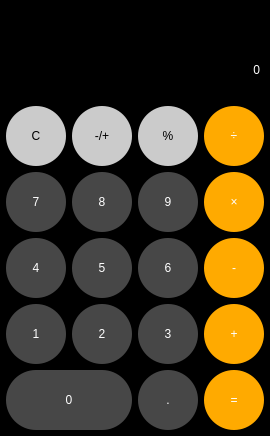
<?xml version="1.0" encoding="UTF-8"?>
<ui version="4.0">
 <class>MainWindow</class>
 <widget class="QMainWindow" name="MainWindow">
  <property name="geometry">
   <rect>
    <x>0</x>
    <y>0</y>
    <width>270</width>
    <height>436</height>
   </rect>
  </property>
  <property name="windowTitle">
   <string>MainWindow</string>
  </property>
  <property name="styleSheet">
   <string notr="true">background-color: rgb(0, 0, 0);</string>
  </property>
  <widget class="QWidget" name="centralwidget">
   <widget class="QLabel" name="label">
    <property name="geometry">
     <rect>
      <x>10</x>
      <y>40</y>
      <width>250</width>
      <height>60</height>
     </rect>
    </property>
    <property name="styleSheet">
     <string notr="true">QLabel{
background-color: rgb(0, 0, 0);
	color: rgb(255, 255, 255);
	font: 75 40pt &quot;MS Shell Dlg 2&quot;;
}</string>
    </property>
    <property name="text">
     <string>0</string>
    </property>
    <property name="alignment">
     <set>Qt::AlignRight|Qt::AlignTrailing|Qt::AlignVCenter</set>
    </property>
   </widget>
   <widget class="QPushButton" name="pushButton_clean">
    <property name="geometry">
     <rect>
      <x>6</x>
      <y>106</y>
      <width>60</width>
      <height>60</height>
     </rect>
    </property>
    <property name="styleSheet">
     <string notr="true">QPushButton{
background-color: rgb(203, 203, 203);
	color: rgb(0, 0, 0);
	font: 75 18pt &quot;MS Shell Dlg 2&quot;;
    border-radius: 30px;
}
QPushButton:pressed{
background-color: rgb(227, 227, 227);
	color: rgb(0, 0, 0);
	font: 75 18pt &quot;MS Shell Dlg 2&quot;;
    border-radius: 30px;
}</string>
    </property>
    <property name="text">
     <string>C</string>
    </property>
   </widget>
   <widget class="QPushButton" name="pushButton_7">
    <property name="geometry">
     <rect>
      <x>6</x>
      <y>172</y>
      <width>60</width>
      <height>60</height>
     </rect>
    </property>
    <property name="styleSheet">
     <string notr="true">QPushButton{
background-color: rgb(71, 71, 71);
	color: rgb(255, 255, 255);
	font: 75 18pt &quot;MS Shell Dlg 2&quot;;
    border-radius: 30px;
}
QPushButton:pressed{
background-color: rgb(108, 108, 108);
	color: rgb(255, 255, 255);
	font: 75 18pt &quot;MS Shell Dlg 2&quot;;
    border-radius: 30px;
}</string>
    </property>
    <property name="text">
     <string>7</string>
    </property>
   </widget>
   <widget class="QPushButton" name="pushButton_4">
    <property name="geometry">
     <rect>
      <x>6</x>
      <y>238</y>
      <width>60</width>
      <height>60</height>
     </rect>
    </property>
    <property name="styleSheet">
     <string notr="true">QPushButton{
background-color: rgb(71, 71, 71);
	color: rgb(255, 255, 255);
	font: 75 18pt &quot;MS Shell Dlg 2&quot;;
    border-radius: 30px;
}
QPushButton:pressed{
background-color: rgb(108, 108, 108);
	color: rgb(255, 255, 255);
	font: 75 18pt &quot;MS Shell Dlg 2&quot;;
    border-radius: 30px;
}</string>
    </property>
    <property name="text">
     <string>4</string>
    </property>
   </widget>
   <widget class="QPushButton" name="pushButton_1">
    <property name="geometry">
     <rect>
      <x>6</x>
      <y>304</y>
      <width>60</width>
      <height>60</height>
     </rect>
    </property>
    <property name="styleSheet">
     <string notr="true">QPushButton{
background-color: rgb(71, 71, 71);
	color: rgb(255, 255, 255);
	font: 75 18pt &quot;MS Shell Dlg 2&quot;;
    border-radius: 30px;
}
QPushButton:pressed{
background-color: rgb(108, 108, 108);
	color: rgb(255, 255, 255);
	font: 75 18pt &quot;MS Shell Dlg 2&quot;;
    border-radius: 30px;
}</string>
    </property>
    <property name="text">
     <string>1</string>
    </property>
   </widget>
   <widget class="QPushButton" name="pushButton_0">
    <property name="geometry">
     <rect>
      <x>6</x>
      <y>370</y>
      <width>126</width>
      <height>60</height>
     </rect>
    </property>
    <property name="styleSheet">
     <string notr="true">QPushButton{
background-color: rgb(71, 71, 71);
	color: rgb(255, 255, 255);
	font: 75 18pt &quot;MS Shell Dlg 2&quot;;
    border-radius: 30px;
}
QPushButton:pressed{
background-color: rgb(108, 108, 108);
	color: rgb(255, 255, 255);
	font: 75 18pt &quot;MS Shell Dlg 2&quot;;
    border-radius: 30px;
}</string>
    </property>
    <property name="text">
     <string>0</string>
    </property>
   </widget>
   <widget class="QPushButton" name="pushButton_mark">
    <property name="geometry">
     <rect>
      <x>72</x>
      <y>106</y>
      <width>60</width>
      <height>60</height>
     </rect>
    </property>
    <property name="styleSheet">
     <string notr="true">QPushButton{
background-color: rgb(203, 203, 203);
	color: rgb(0, 0, 0);
	font: 75 18pt &quot;MS Shell Dlg 2&quot;;
    border-radius: 30px;
}
QPushButton:pressed{
background-color: rgb(230, 230, 230);
	color: rgb(0, 0, 0);
	font: 75 18pt &quot;MS Shell Dlg 2&quot;;
    border-radius: 30px;
}</string>
    </property>
    <property name="text">
     <string>-/+</string>
    </property>
   </widget>
   <widget class="QPushButton" name="pushButton_8">
    <property name="geometry">
     <rect>
      <x>72</x>
      <y>172</y>
      <width>60</width>
      <height>60</height>
     </rect>
    </property>
    <property name="styleSheet">
     <string notr="true">QPushButton{
background-color: rgb(71, 71, 71);
	color: rgb(255, 255, 255);
	font: 75 18pt &quot;MS Shell Dlg 2&quot;;
    border-radius: 30px;
}
QPushButton:pressed{
background-color: rgb(108, 108, 108);
	color: rgb(255, 255, 255);
	font: 75 18pt &quot;MS Shell Dlg 2&quot;;
    border-radius: 30px;
}</string>
    </property>
    <property name="text">
     <string>8</string>
    </property>
   </widget>
   <widget class="QPushButton" name="pushButton_5">
    <property name="geometry">
     <rect>
      <x>72</x>
      <y>238</y>
      <width>60</width>
      <height>60</height>
     </rect>
    </property>
    <property name="styleSheet">
     <string notr="true">QPushButton{
background-color: rgb(71, 71, 71);
	color: rgb(255, 255, 255);
	font: 75 18pt &quot;MS Shell Dlg 2&quot;;
    border-radius: 30px;
}
QPushButton:pressed{
background-color: rgb(108, 108, 108);
	color: rgb(255, 255, 255);
	font: 75 18pt &quot;MS Shell Dlg 2&quot;;
    border-radius: 30px;
}</string>
    </property>
    <property name="text">
     <string>5</string>
    </property>
   </widget>
   <widget class="QPushButton" name="pushButton_2">
    <property name="geometry">
     <rect>
      <x>72</x>
      <y>304</y>
      <width>60</width>
      <height>60</height>
     </rect>
    </property>
    <property name="styleSheet">
     <string notr="true">QPushButton{
background-color: rgb(71, 71, 71);
	color: rgb(255, 255, 255);
	font: 75 18pt &quot;MS Shell Dlg 2&quot;;
    border-radius: 30px;
}
QPushButton:pressed{
background-color: rgb(108, 108, 108);
	color: rgb(255, 255, 255);
	font: 75 18pt &quot;MS Shell Dlg 2&quot;;
    border-radius: 30px;
}</string>
    </property>
    <property name="text">
     <string>2</string>
    </property>
   </widget>
   <widget class="QPushButton" name="pushButton_percent">
    <property name="geometry">
     <rect>
      <x>138</x>
      <y>106</y>
      <width>60</width>
      <height>60</height>
     </rect>
    </property>
    <property name="styleSheet">
     <string notr="true">QPushButton{
background-color: rgb(203, 203, 203);
	color: rgb(0, 0, 0);
	font: 75 18pt &quot;MS Shell Dlg 2&quot;;
    border-radius: 30px;
}
QPushButton:pressed{
background-color: rgb(227, 227, 227);
	color: rgb(0, 0, 0);
	font: 75 18pt &quot;MS Shell Dlg 2&quot;;
    border-radius: 30px;
}</string>
    </property>
    <property name="text">
     <string>%</string>
    </property>
   </widget>
   <widget class="QPushButton" name="pushButton_6">
    <property name="geometry">
     <rect>
      <x>138</x>
      <y>238</y>
      <width>60</width>
      <height>60</height>
     </rect>
    </property>
    <property name="styleSheet">
     <string notr="true">QPushButton{
background-color: rgb(71, 71, 71);
	color: rgb(255, 255, 255);
	font: 75 18pt &quot;MS Shell Dlg 2&quot;;
    border-radius: 30px;
}
QPushButton:pressed{
background-color: rgb(108, 108, 108);
	color: rgb(255, 255, 255);
	font: 75 18pt &quot;MS Shell Dlg 2&quot;;
    border-radius: 30px;
}</string>
    </property>
    <property name="text">
     <string>6</string>
    </property>
   </widget>
   <widget class="QPushButton" name="pushButton_3">
    <property name="geometry">
     <rect>
      <x>138</x>
      <y>304</y>
      <width>60</width>
      <height>60</height>
     </rect>
    </property>
    <property name="styleSheet">
     <string notr="true">QPushButton{
background-color: rgb(71, 71, 71);
	color: rgb(255, 255, 255);
	font: 75 18pt &quot;MS Shell Dlg 2&quot;;
    border-radius: 30px;
}
QPushButton:pressed{
background-color: rgb(108, 108, 108);
	color: rgb(255, 255, 255);
	font: 75 18pt &quot;MS Shell Dlg 2&quot;;
    border-radius: 30px;
}</string>
    </property>
    <property name="text">
     <string>3</string>
    </property>
   </widget>
   <widget class="QPushButton" name="pushButton_9">
    <property name="geometry">
     <rect>
      <x>138</x>
      <y>172</y>
      <width>60</width>
      <height>60</height>
     </rect>
    </property>
    <property name="styleSheet">
     <string notr="true">QPushButton{
background-color: rgb(71, 71, 71);
	color: rgb(255, 255, 255);
	font: 75 18pt &quot;MS Shell Dlg 2&quot;;
    border-radius: 30px;
}
QPushButton:pressed{
background-color: rgb(108, 108, 108);
	color: rgb(255, 255, 255);
	font: 75 18pt &quot;MS Shell Dlg 2&quot;;
    border-radius: 30px;
}</string>
    </property>
    <property name="text">
     <string>9</string>
    </property>
   </widget>
   <widget class="QPushButton" name="pushButton_dividing">
    <property name="geometry">
     <rect>
      <x>204</x>
      <y>106</y>
      <width>60</width>
      <height>60</height>
     </rect>
    </property>
    <property name="styleSheet">
     <string notr="true">QPushButton{
background-color: rgb(255, 170, 0);
	color: rgb(255, 255, 255);
	font: 75 18pt &quot;MS Shell Dlg 2&quot;;
    border-radius: 30px;
}
QPushButton:pressed{
background-color: rgb(255, 255, 255);
	color: rgb(255, 170, 0);
	font: 75 18pt &quot;MS Shell Dlg 2&quot;;
    border-radius: 30px;
}
</string>
    </property>
    <property name="text">
     <string>÷</string>
    </property>
   </widget>
   <widget class="QPushButton" name="pushButton_subtraction">
    <property name="geometry">
     <rect>
      <x>204</x>
      <y>238</y>
      <width>60</width>
      <height>60</height>
     </rect>
    </property>
    <property name="styleSheet">
     <string notr="true">QPushButton{
background-color: rgb(255, 170, 0);
	color: rgb(255, 255, 255);
	font: 75 18pt &quot;MS Shell Dlg 2&quot;;
    border-radius: 30px;
}
QPushButton:pressed{
background-color: rgb(255, 255, 255);
	color: rgb(255, 170, 0);
	font: 75 18pt &quot;MS Shell Dlg 2&quot;;
    border-radius: 30px;
}
</string>
    </property>
    <property name="text">
     <string>-</string>
    </property>
   </widget>
   <widget class="QPushButton" name="pushButton_collection">
    <property name="geometry">
     <rect>
      <x>204</x>
      <y>304</y>
      <width>60</width>
      <height>60</height>
     </rect>
    </property>
    <property name="styleSheet">
     <string notr="true">QPushButton{
background-color: rgb(255, 170, 0);
	color: rgb(255, 255, 255);
	font: 75 18pt &quot;MS Shell Dlg 2&quot;;
    border-radius: 30px;
}
QPushButton:pressed{
background-color: rgb(255, 255, 255);
	color: rgb(255, 170, 0);
	font: 75 18pt &quot;MS Shell Dlg 2&quot;;
    border-radius: 30px;
}
</string>
    </property>
    <property name="text">
     <string>+</string>
    </property>
   </widget>
   <widget class="QPushButton" name="pushButton_multiplication">
    <property name="geometry">
     <rect>
      <x>204</x>
      <y>172</y>
      <width>60</width>
      <height>60</height>
     </rect>
    </property>
    <property name="styleSheet">
     <string notr="true">QPushButton{
background-color: rgb(255, 170, 0);
	color: rgb(255, 255, 255);
	font: 75 18pt &quot;MS Shell Dlg 2&quot;;
    border-radius: 30px;
}
QPushButton:pressed{
background-color: rgb(255, 255, 255);
	color: rgb(255, 170, 0);
	font: 75 18pt &quot;MS Shell Dlg 2&quot;;
    border-radius: 30px;
}
</string>
    </property>
    <property name="text">
     <string>×</string>
    </property>
   </widget>
   <widget class="QPushButton" name="pushButton_dot">
    <property name="geometry">
     <rect>
      <x>138</x>
      <y>370</y>
      <width>60</width>
      <height>60</height>
     </rect>
    </property>
    <property name="styleSheet">
     <string notr="true">QPushButton{
background-color: rgb(71, 71, 71);
	color: rgb(255, 255, 255);
	font: 75 18pt &quot;MS Shell Dlg 2&quot;;
    border-radius: 30px;
}
QPushButton:pressed{
background-color: rgb(108, 108, 108);
	color: rgb(255, 255, 255);
	font: 75 18pt &quot;MS Shell Dlg 2&quot;;
    border-radius: 30px;
}</string>
    </property>
    <property name="text">
     <string>.</string>
    </property>
   </widget>
   <widget class="QPushButton" name="pushButton_equals">
    <property name="geometry">
     <rect>
      <x>204</x>
      <y>370</y>
      <width>60</width>
      <height>60</height>
     </rect>
    </property>
    <property name="styleSheet">
     <string notr="true">QPushButton{
background-color: rgb(255, 170, 0);
	color: rgb(255, 255, 255);
	font: 75 18pt &quot;MS Shell Dlg 2&quot;;
    border-radius: 30px;
}
QPushButton:pressed{
background-color: rgb(255, 255, 255);
	color: rgb(255, 170, 0);
	font: 75 18pt &quot;MS Shell Dlg 2&quot;;
    border-radius: 30px;
}
</string>
    </property>
    <property name="text">
     <string>=</string>
    </property>
   </widget>
  </widget>
 </widget>
 <resources/>
 <connections/>
</ui>
